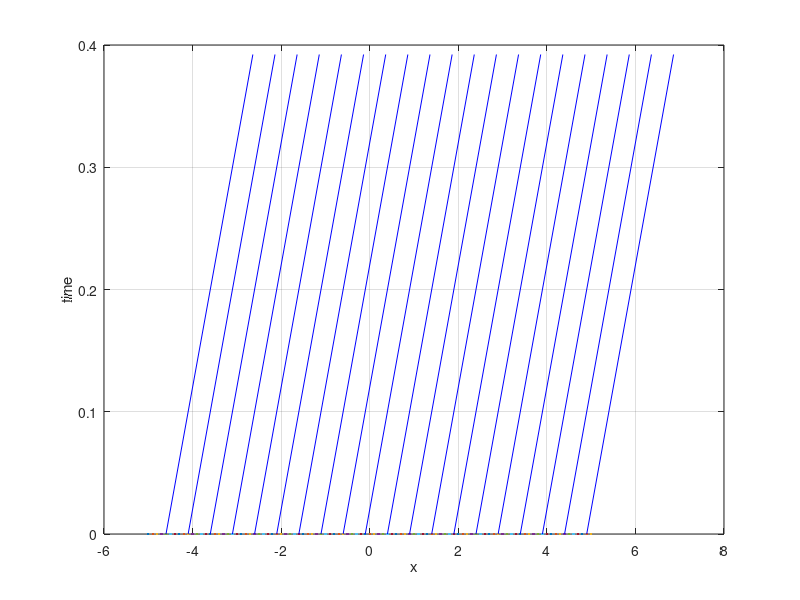
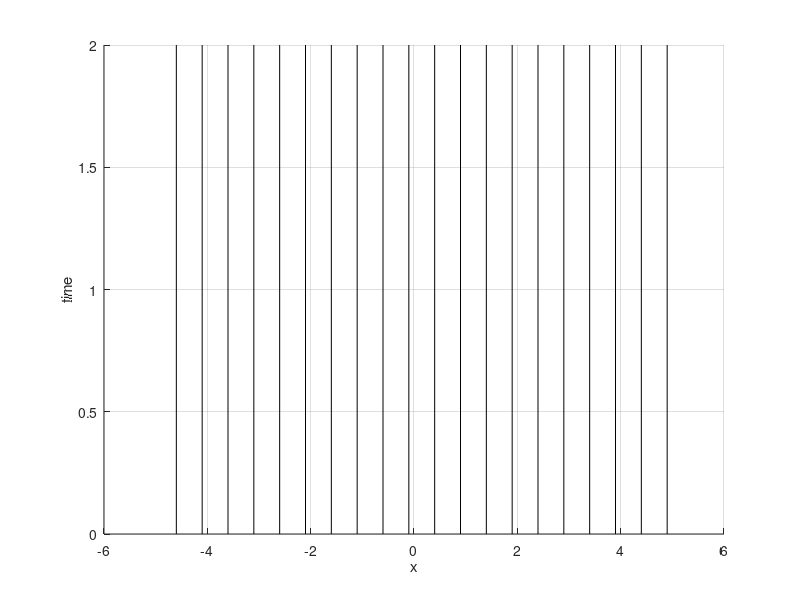

Source code (MATLAB) for these figures, in order:
clc;
clear all;
close all;
u=input('Enter co-eficient of polynomial = ');
%u=[0.5 0 0]
a=polyder(u);
NX=100;
x=-5:10/NX:5;
slopa(NX+1)=0;
slopu(NX+1)=0;
y(NX+1)=0;
for i=1:NX+1;
    if x(i)<-2
        y(i)=1;
    end
    if x(i)>=-2 && x(i)<1
        y(i)=0;
    end
    if x(i)>1
        y(i)=-1;
    end
    if(mod(i,NX/20)==0)
        for j=1:length(a)
            slopa(i)=slopa(i)+a(j)*y(i)^(length(u)-j);
        end
        for j=1:length(u)
            slopu(i)=slopu(i)+u(j)*y(i)^(length(u)-j);
        end
    end
end
u=y;
figure('Name','slope of u');
plot(x,0);
xlabel('x');
ylabel('time');
grid on;
for i=1:NX+1
    if(mod(i,NX/20)==0)
        utheta=atan(slopu(i));
        if utheta<0
            line([x(i) x(i)-2*cos(utheta+pi/2)],[0 2*sin(utheta+pi/2)],'Color','g');
        elseif utheta==0
            line([x(i) x(i)-2*cos(utheta+pi/2)],[0 2*sin(utheta+pi/2)],'Color','k');
        else
            line([x(i) x(i)-2*cos(utheta+pi/2)],[0 2*sin(utheta+pi/2)],'Color','b');
        end
    end
end

figure('Name','slope of shock -> a');
xlabel('x');
ylabel('time');
grid on;
for i=1:NX+1
    if(mod(i,NX/20)==0)
        atheta=atan(slopa(i));
        if atheta<0
            line([x(i) x(i)-2*cos(atheta+pi/2)],[0 2*sin(atheta+pi/2)],'Color','g');
        elseif atheta == 0
            line([x(i) x(i)-2*cos(atheta+pi/2)],[0 2*sin(atheta+pi/2)],'Color','k');
        else
            line([x(i) x(i)-2*cos(atheta+pi/2)],[0 2*sin(atheta+pi/2)],'Color','b');
        end
    end
end
